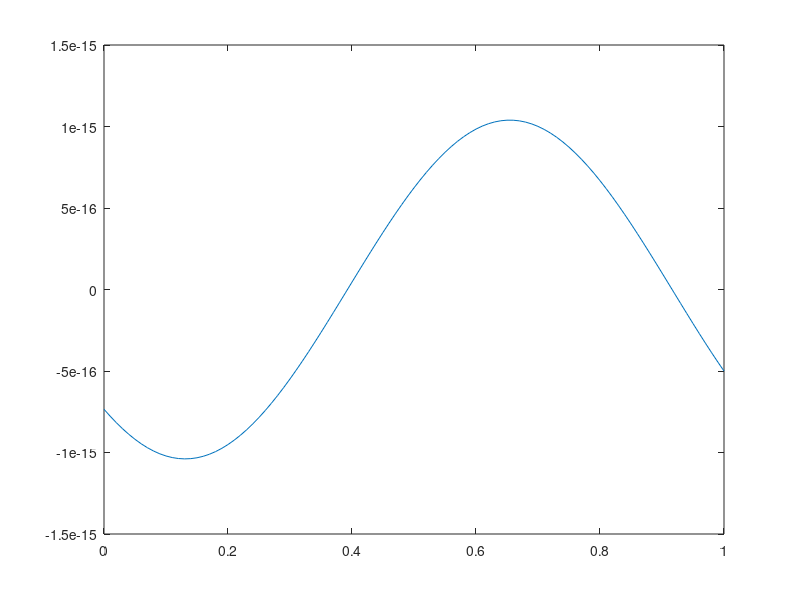

Recreate this plot in MATLAB.
a = 1;
b = 1;
om = 1;
n = 6;
L = 1;

x = 1;
t = 0:0.01:1;

u = zeros([1, 101]);

for j = 1:1:101
     u(j) = (sin(n*pi*x/L))*(a*sin(n*om*t(j))+b*cos(n*om*t(j)));
end

% for i = 1:1:201
%     for j = 1:1:201
%         u(i,j) = (sin(n*pi*x(i)/L))*(a*sin(n*om*t(j))+b*cos(n*om*t(j)));
%     end
% end

plot(t,u); 
% contour3(x,t,u)